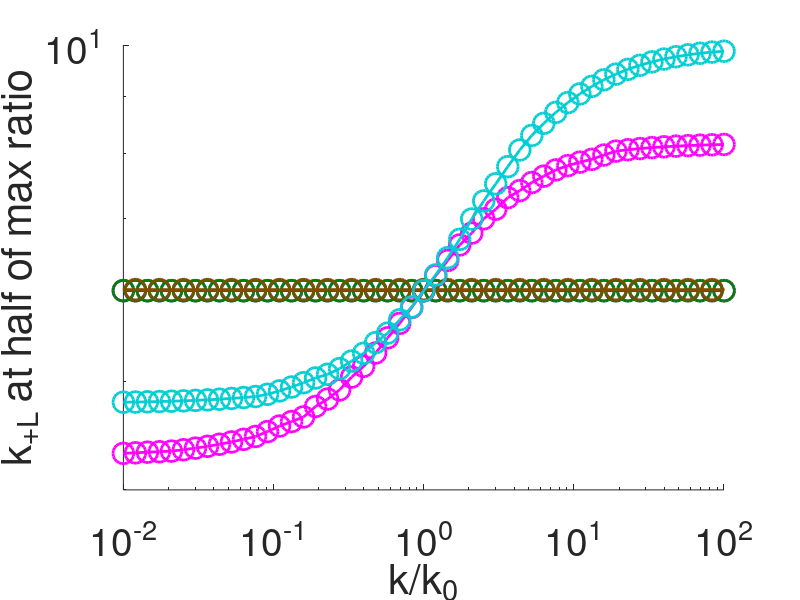

Here is the MATLAB script that generated this plot:
clc
clear 
close all

% Steady state panel F (activated EGFR/Total EGFR)
%-------------------------------------------%

% define Uniform  model equations:

R_func = @(kp,kbi,kL,kL_neg,kc,kc_neg,ki) kp ./(((kL.*kL_neg) ./ (((kc.*kc_neg) ./ (kc_neg+ki)) -kL_neg - kc))+kbi+kL);
RL_func = @(R,kL,kL_neg,ki,kc,kc_neg) (R.*-kL) ./ (((kc.*kc_neg) ./ (kc_neg+ki)) -kL_neg - kc);
Rc_func = @(kc,kc_neg,ki,RL) (kc.*RL) ./(kc_neg+ki);

% Do for Uniform  model

% do kc half

clear kp kT kT_neg kc kc_neg ki kLT kL_neg kbi kL;

kc_0 = 0.1;
kc_vals = kc_0*logspace(-2,2,51);
for i=1:length(kc_vals)
    kp = 1;
    kc =  kc_vals(i);
    kc_neg = 0.05; 
    ki = 0.05;
    kL_neg = 0.05;
    kbi = 1*(3*10^-4); 
    kL = logspace(-4,4,101);
    
    R = R_func(kp,kbi,kL,kL_neg,kc,kc_neg,ki);
    RL = RL_func(R,kL,kL_neg,ki,kc,kc_neg);
    Rc = Rc_func(kc,kc_neg,ki,RL);

        % find index for max
    ind = find(RL+Rc==max(RL+Rc));
    maxsignal(i) = max(RL+Rc)./(R(ind)+RL(ind)+Rc(ind));

    totalsignal = (RL+Rc)./(R+RL+Rc); % for this set of parameters 
    
    %maxsignal(i) = max(RL+Rc);
    index = find(totalsignal>(0.5*maxsignal(i)),1);
    previoussignal = totalsignal(index-1); %RL(index-1) + Rc(index-1);
    nextsignal = totalsignal(index); %RL(index) + Rc(index);
    fraction = (0.5*maxsignal(i) - previoussignal)/(nextsignal - previoussignal);
    kL_half(i) = kL(index-1) + fraction*(kL(index) - kL(index-1));
end

kL_half_kc = kL_half;


% do kcneg half

clear kp kT kT_neg kc kc_neg ki kLT kL_neg kbi kL;

kcneg_0 = 0.05;
kcneg_vals = kcneg_0*logspace(-2,2,51);
for i=1:length(kcneg_vals)
    kp = 1;
    kc =  kc_0;
    kc_neg = kcneg_vals(i);
    ki = 0.05;  
    kL_neg = 0.05;
    kbi = 1*(3*10^-4); 
    kL = logspace(-4,4,101);
    
    R = R_func(kp,kbi,kL,kL_neg,kc,kc_neg,ki);
    RL = RL_func(R,kL,kL_neg,ki,kc,kc_neg);
    Rc = Rc_func(kc,kc_neg,ki,RL);
    
  % find index for max
    ind = find(RL+Rc==max(RL+Rc));
    maxsignal(i) = max(RL+Rc)./(R(ind)+RL(ind)+Rc(ind));

    totalsignal = (RL+Rc)./(R+RL+Rc); % for this set of parameters 
    
    %maxsignal(i) = max(RL+Rc);
    index = find(totalsignal>(0.5*maxsignal(i)),1);
    previoussignal = totalsignal(index-1); %RL(index-1) + Rc(index-1);
    nextsignal = totalsignal(index); %RL(index) + Rc(index);
    fraction = (0.5*maxsignal(i) - previoussignal)/(nextsignal - previoussignal);
    kL_half(i) = kL(index-1) + fraction*(kL(index) - kL(index-1));
end

kL_half_kcneg = kL_half;


% do ki max and half

clear kp kT kT_neg kc kc_neg ki kLT kL_neg kbi kL;

ki_0 = 0.05;
ki_vals = ki_0*logspace(-2,2,51);
for i=1:length(ki_vals)
    kp = 1;
    kc =  kc_0;
    kc_neg = kcneg_0;
    ki = ki_vals(i); 
    kL_neg = 0.05;
    kbi = 1*(3*10^-4);
    kL = logspace(-4,4,101);
    
    R = R_func(kp,kbi,kL,kL_neg,kc,kc_neg,ki);
    RL = RL_func(R,kL,kL_neg,ki,kc,kc_neg);
    Rc = Rc_func(kc,kc_neg,ki,RL);
    
  % find index for max
    ind = find(RL+Rc==max(RL+Rc));
    maxsignal(i) = max(RL+Rc)./(R(ind)+RL(ind)+Rc(ind));

    totalsignal = (RL+Rc)./(R+RL+Rc); % for this set of parameters 
    
    %maxsignal(i) = max(RL+Rc);
    index = find(totalsignal>(0.5*maxsignal(i)),1);
    previoussignal = totalsignal(index-1); %RL(index-1) + Rc(index-1);
    nextsignal = totalsignal(index); %RL(index) + Rc(index);
    fraction = (0.5*maxsignal(i) - previoussignal)/(nextsignal - previoussignal);
    kL_half(i) = kL(index-1) + fraction*(kL(index) - kL(index-1));
end

kL_half_ki = kL_half;

% % do kbi max and half

clear kp kT kT_neg kc kc_neg ki kLT kL_neg kbi kL;

kbi_0 = 3*10^-4;
kbi_vals = kbi_0*logspace(-2,2,51); 
for i=1:length(kbi_vals)
    kp = 1;
    kc =  kc_0;
    kc_neg = kcneg_0;
    ki = ki_0;
    kL_neg = 0.05; 
    kbi = kbi_vals(i); 
    kL_kbi = logspace(-10,4,101);
    
    R = R_func(kp,kbi,kL_kbi,kL_neg,kc,kc_neg,ki);
    RL = RL_func(R,kL_kbi,kL_neg,ki,kc,kc_neg);
    Rc = Rc_func(kc,kc_neg,ki,RL);

  % find index for max
    ind = find(RL+Rc==max(RL+Rc));
    maxsignal(i) = max(RL+Rc)./(R(ind)+RL(ind)+Rc(ind));

    totalsignal = (RL+Rc)./(R+RL+Rc); % for this set of parameters 
    
    %maxsignal(i) = max(RL+Rc);
    index = find(totalsignal>(0.5*maxsignal(i)),1);
    previoussignal = totalsignal(index-1); %RL(index-1) + Rc(index-1);
    nextsignal = totalsignal(index); %RL(index) + Rc(index);
    fraction = (0.5*maxsignal(i) - previoussignal)/(nextsignal - previoussignal);
    kL_half(i) = kL_kbi(index-1) + fraction*(kL_kbi(index) - kL_kbi(index-1));
end

kL_half_kbi = kL_half;


% do kLneg max and half

clear kp kT kT_neg kc kc_neg ki kLT kL_neg kbi kL;

kLneg_0 = 0.05;
kLneg_vals = kLneg_0*logspace(-2,2,51);
for i=1:length(kLneg_vals)
    kp = 1;
    kc =  kc_0;
    kc_neg = kcneg_0;
    ki = ki_0; 
    kL_neg = kLneg_vals(i);
    kbi = kbi_0; 
    kL = logspace(-4,4,101);
    
    R = R_func(kp,kbi,kL,kL_neg,kc,kc_neg,ki);
    RL = RL_func(R,kL,kL_neg,ki,kc,kc_neg);
    Rc = Rc_func(kc,kc_neg,ki,RL);
    
  % find index for max
    ind = find(RL+Rc==max(RL+Rc));
    maxsignal(i) = max(RL+Rc)./(R(ind)+RL(ind)+Rc(ind));

    totalsignal = (RL+Rc)./(R+RL+Rc); % for this set of parameters 
    
    %maxsignal(i) = max(RL+Rc);
    index = find(totalsignal>(0.5*maxsignal(i)),1);
    previoussignal = totalsignal(index-1); %RL(index-1) + Rc(index-1);
    nextsignal = totalsignal(index); %RL(index) + Rc(index);
    fraction = (0.5*maxsignal(i) - previoussignal)/(nextsignal - previoussignal);
    kL_half(i) = kL(index-1) + fraction*(kL(index) - kL(index-1));
end

kL_half_kLneg = kL_half;


%-----------------------------------------------------------------------------------

% Steady state panel E

% define the Localized model equations

R_func = @(kp,kbi,kT,kL,kT_neg,kLT,kL_neg,kc,kc_neg,ki) kp ./(kbi + kT + kL - ((kT_neg.*kT)./(kT_neg+kLT)) + ((kL_neg .*(((kLT.*kT) ./ (kT_neg+kLT)) +kL) ./ (((kc.*kc_neg) ./ (kc_neg+ki)) -kL_neg - kc))));
T_func = @(R,kT,kT_neg,kLT) (kT.*R) ./ (kT_neg+kLT);
RL_func = @(R,kT,kT_neg, kLT,kL,kL_neg,ki,kc,kc_neg) -R.*(((kLT.*kT) ./ (kT_neg+kLT)) +kL)./ (((kc.*kc_neg) ./ (kc_neg+ki)) -kL_neg - kc);
Rc_func = @(kc,kc_neg,ki,RL) (kc.*RL) ./(kc_neg+ki);


%--------------------------%

% do kc max and half

clear kp kT kT_neg kc kc_neg ki kLT kL_neg kbi kL;

kc_0 = 0.1;
kc_vals = kc_0*logspace(-2,2,51);
for i=1:length(kc_vals)
    kp = 1;
    kT = (1/30); 
    kT_neg = 0.12; 
    kc =  kc_vals(i);
    kc_neg = 0.05; 
    ki = 0.05; 
    kLT = logspace(-4,4,101); 
    kL_neg = 0.05; 
    kbi = 1*(3*10^-4); 
    kL = 0.1*kLT;
    
    R = R_func(kp,kbi,kT,kL,kT_neg,kLT,kL_neg,kc,kc_neg,ki);
    T = T_func(R,kT,kT_neg,kLT);
    RL = RL_func(R,kT,kT_neg, kLT,kL,kL_neg,ki,kc,kc_neg);
    Rc = Rc_func(kc,kc_neg,ki,RL);

      % find index for max
    ind = find(RL+Rc==max(RL+Rc));
    maxsignal(i) = max(RL+Rc)./(R(ind)+T(ind)+RL(ind)+Rc(ind));

    totalsignal = (RL+Rc)./(R+T+RL+Rc); % for this set of parameters 
    
    index = find(totalsignal>(0.5*maxsignal(i)),1);
    previoussignal = totalsignal(index-1); %RL(index-1) + Rc(index-1);
    nextsignal = totalsignal(index); %RL(index) + Rc(index);
    fraction = (0.5*maxsignal(i) - previoussignal)/(nextsignal - previoussignal);
    kLT_half(i) = kLT(index-1) + fraction*(kLT(index) - kLT(index-1));
end

kLT_half_kc = kLT_half;


% do kcneg max and half

clear kp kT kT_neg kc kc_neg ki kLT kL_neg kbi kL;

kcneg_0 = 0.05;
kcneg_vals = kcneg_0*logspace(-2,2,51);
for i=1:length(kcneg_vals)
    kp = 1;
    kT = (1/30);
    kT_neg = 0.12; 
    kc =  kc_0;
    kc_neg = kcneg_vals(i);
    ki = 0.05;
    kLT = logspace(-4,4,101); 
    kL_neg = 0.05;
    kbi = 1*(3*10^-4); 
    kL = 0.1*kLT;
    
    R = R_func(kp,kbi,kT,kL,kT_neg,kLT,kL_neg,kc,kc_neg,ki);
    T = T_func(R,kT,kT_neg,kLT);
    RL = RL_func(R,kT,kT_neg, kLT,kL,kL_neg,ki,kc,kc_neg);
    Rc = Rc_func(kc,kc_neg,ki,RL);
    
      % find index for max
    ind = find(RL+Rc==max(RL+Rc));
    maxsignal(i) = max(RL+Rc)./(R(ind)+T(ind)+RL(ind)+Rc(ind));

    totalsignal = (RL+Rc)./(R+T+RL+Rc); % for this set of parameters 
    
    index = find(totalsignal>(0.5*maxsignal(i)),1);
    previoussignal = totalsignal(index-1); %RL(index-1) + Rc(index-1);
    nextsignal = totalsignal(index); %RL(index) + Rc(index);
    fraction = (0.5*maxsignal(i) - previoussignal)/(nextsignal - previoussignal);
    kLT_half(i) = kLT(index-1) + fraction*(kLT(index) - kLT(index-1));
end

kLT_half_kcneg = kLT_half;


% do ki max and half

clear kp kT kT_neg kc kc_neg ki kLT kL_neg kbi kL;

ki_0 = 0.05;
ki_vals = ki_0*logspace(-2,2,51);
for i=1:length(ki_vals)
    kp = 1;
    kT = (1/30);
    kT_neg = 0.12; 
    kc =  kc_0;
    kc_neg = kcneg_0;
    ki = ki_vals(i);
    kLT = logspace(-4,4,101); 
    kL_neg = 0.05;
    kbi = 1*(3*10^-4); 
    kL = 0.1*kLT;
    
    R = R_func(kp,kbi,kT,kL,kT_neg,kLT,kL_neg,kc,kc_neg,ki);
    T = T_func(R,kT,kT_neg,kLT);
    RL = RL_func(R,kT,kT_neg, kLT,kL,kL_neg,ki,kc,kc_neg);
    Rc = Rc_func(kc,kc_neg,ki,RL);
    
      % find index for max
    ind = find(RL+Rc==max(RL+Rc));
    maxsignal(i) = max(RL+Rc)./(R(ind)+T(ind)+RL(ind)+Rc(ind));

    totalsignal = (RL+Rc)./(R+T+RL+Rc); % for this set of parameters 
    
    index = find(totalsignal>(0.5*maxsignal(i)),1);
    previoussignal = totalsignal(index-1); %RL(index-1) + Rc(index-1);
    nextsignal = totalsignal(index); %RL(index) + Rc(index);
    fraction = (0.5*maxsignal(i) - previoussignal)/(nextsignal - previoussignal);
    kLT_half(i) = kLT(index-1) + fraction*(kLT(index) - kLT(index-1));
end

kLT_half_ki = kLT_half;


% do kbi max and half

clear kp kT kT_neg kc kc_neg ki kLT kL_neg kbi kL;

kbi_0 = 3*10^-4;
kbi_vals = kbi_0*logspace(-4,4,51);
for i=1:length(kbi_vals)
    kp = 1;
    kT = (1/30); 
    kT_neg = 0.12;
    kc =  kc_0;
    kc_neg = kcneg_0;
    ki = ki_0;
    kLT_kbi = logspace(-10,4,101);
    kL_neg = 0.05; 
    kbi = kbi_vals(i);
    kL = 0.1*kLT_kbi;
    
    R = R_func(kp,kbi,kT,kL,kT_neg,kLT_kbi,kL_neg,kc,kc_neg,ki);
    T = T_func(R,kT,kT_neg,kLT_kbi);
    RL = RL_func(R,kT,kT_neg, kLT_kbi,kL,kL_neg,ki,kc,kc_neg);
    Rc = Rc_func(kc,kc_neg,ki,RL);
    
      % find index for max
    ind = find(RL+Rc==max(RL+Rc));
    maxsignal(i) = max(RL+Rc)./(R(ind)+T(ind)+RL(ind)+Rc(ind));

    totalsignal = (RL+Rc)./(R+T+RL+Rc); % for this set of parameters 
    
    index = find(totalsignal>(0.5*maxsignal(i)),1);
    previoussignal = totalsignal(index-1); %RL(index-1) + Rc(index-1);
    nextsignal = totalsignal(index); %RL(index) + Rc(index);
    fraction = (0.5*maxsignal(i) - previoussignal)/(nextsignal - previoussignal);
    kLT_half(i) = kLT_kbi(index-1) + fraction*(kLT_kbi(index) - kLT_kbi(index-1));
end

kLT_half_kbi = kLT_half;


% do kLneg max and half

clear kp kT kT_neg kc kc_neg ki kLT kL_neg kbi kL;

kLneg_0 = 0.05;
kLneg_vals = kLneg_0*logspace(-2,2,51);
for i=1:length(kLneg_vals)
    kp = 1;
    kT = (1/30); 
    kT_neg = 0.12; 
    kc =  kc_0;
    kc_neg = kcneg_0;
    ki = ki_0;  
    kLT = logspace(-4,4,101); 
    kL_neg = kLneg_vals(i); 
    kbi = kbi_0; 
    kL = 0.1*kLT;
    
    R = R_func(kp,kbi,kT,kL,kT_neg,kLT,kL_neg,kc,kc_neg,ki);
    T = T_func(R,kT,kT_neg,kLT);
    RL = RL_func(R,kT,kT_neg, kLT,kL,kL_neg,ki,kc,kc_neg);
    Rc = Rc_func(kc,kc_neg,ki,RL);
    
      % find index for max
    ind = find(RL+Rc==max(RL+Rc));
    maxsignal(i) = max(RL+Rc)./(R(ind)+T(ind)+RL(ind)+Rc(ind));

    totalsignal = (RL+Rc)./(R+T+RL+Rc); % for this set of parameters 
    
    index = find(totalsignal>(0.5*maxsignal(i)),1);
    previoussignal = totalsignal(index-1); %RL(index-1) + Rc(index-1);
    nextsignal = totalsignal(index); %RL(index) + Rc(index);
    fraction = (0.5*maxsignal(i) - previoussignal)/(nextsignal - previoussignal);
    kLT_half(i) = kLT(index-1) + fraction*(kLT(index) - kLT(index-1));
end

kLT_half_kLneg = kLT_half;


% do kT max and half

clear kp kT kT_neg kc kc_neg ki kLT kL_neg kbi kL;

kT_0 = 1/30;
kT_vals = kT_0*logspace(-2,2,51);
for i=1:length(kT_vals)
    kp = 1;
    kT = kT_vals(i); 
    kT_neg = 0.12; 
    kc =  kc_0; 
    kc_neg = kcneg_0;
    ki = ki_0;  
    kLT = logspace(-4,4,101);
    kL_neg = kLneg_0;
    kbi = kbi_0; 
    kL = 0.1*kLT;
    
    R = R_func(kp,kbi,kT,kL,kT_neg,kLT,kL_neg,kc,kc_neg,ki);
    T = T_func(R,kT,kT_neg,kLT);
    RL = RL_func(R,kT,kT_neg, kLT,kL,kL_neg,ki,kc,kc_neg);
    Rc = Rc_func(kc,kc_neg,ki,RL);
    
      % find index for max
    ind = find(RL+Rc==max(RL+Rc));
    maxsignal(i) = max(RL+Rc)./(R(ind)+T(ind)+RL(ind)+Rc(ind));

    totalsignal = (RL+Rc)./(R+T+RL+Rc); % for this set of parameters 
    
    index = find(totalsignal>(0.5*maxsignal(i)),1);
    previoussignal = totalsignal(index-1); %RL(index-1) + Rc(index-1);
    nextsignal = totalsignal(index); %RL(index) + Rc(index);
    fraction = (0.5*maxsignal(i) - previoussignal)/(nextsignal - previoussignal);
    kLT_half(i) = kLT(index-1) + fraction*(kLT(index) - kLT(index-1));
end

kLT_half_kT = kLT_half;


% do kTneg max and half

clear kp kT kT_neg kc kc_neg ki kLT kL_neg kbi kL;

kTneg_0 = 0.12;
kTneg_vals = kTneg_0*logspace(-2,2,51);
for i=1:length(kTneg_vals)
    kp = 1;
    kT = kT_0;
    kT_neg = kTneg_vals(i); 
    kc =  kc_0;
    kc_neg = kcneg_0;
    ki = ki_0;
    kLT = logspace(-4,4,101); 
    kL_neg = kLneg_0; 
    kbi = kbi_0; 
    kL = 0.1*kLT;
    
    R = R_func(kp,kbi,kT,kL,kT_neg,kLT,kL_neg,kc,kc_neg,ki);
    T = T_func(R,kT,kT_neg,kLT);
    RL = RL_func(R,kT,kT_neg, kLT,kL,kL_neg,ki,kc,kc_neg);
    Rc = Rc_func(kc,kc_neg,ki,RL);
    
      % find index for max
    ind = find(RL+Rc==max(RL+Rc));
    maxsignal(i) = max(RL+Rc)./(R(ind)+T(ind)+RL(ind)+Rc(ind));

    totalsignal = (RL+Rc)./(R+T+RL+Rc); % for this set of parameters 
    
    index = find(totalsignal>(0.5*maxsignal(i)),1);
    previoussignal = totalsignal(index-1); %RL(index-1) + Rc(index-1);
    nextsignal = totalsignal(index); %RL(index) + Rc(index);
    fraction = (0.5*maxsignal(i) - previoussignal)/(nextsignal - previoussignal);
    kLT_half(i) = kLT(index-1) + fraction*(kLT(index) - kLT(index-1));
end

kLT_half_kTneg = kLT_half;

% plot properties

figure(1)
loglog(kc_vals/kc_0,kLT_half_kc./kL_half_kc,'o-','color',[0.5210 0.0860 0.8190],'linewidth',2,'markersize',15);
hold on
loglog(kcneg_vals/kcneg_0,kLT_half_kcneg./kL_half_kcneg,'o-',"Color", [0 0.5 0],'linewidth',2,'markersize',15);
loglog(ki_vals/ki_0,kLT_half_ki./kL_half_ki,'mo-','linewidth',2,'markersize',15);
loglog(kbi_vals/kbi_0,kLT_half_kbi./kL_half_kbi,'o-',"Color", [0.5 0.3 0],'linewidth',2,'markersize',15);
loglog(kLneg_vals/kLneg_0,kLT_half_kLneg./kL_half_kLneg,'o-',"Color", [0, 0.8078, 0.8235],'linewidth',2,'markersize',15);

set(gca','fontsize',28)
xlabel('k/k_0','fontsize',30);
ylabel('k_{+L} at half of max ratio','fontsize',30);
%legend('Uniform : k_c','Uniform : k_{-c}','Uniform : k_i','Uniform : k_{bi}','Uniform : k_{-L}','fontsize',14);
%legend('k_{+c}','k_{-c}','k_i','k_{bi}','k_{-L}','fontsize',20,location='northwest');
set(gcf,'Color','white')
axis tight
ylim([10^0*4 10^1])
xlim([10^-2 10^2])
xticks([10^-2 10^-1 10^0 10^1 10^2])
box off
%legend box off
